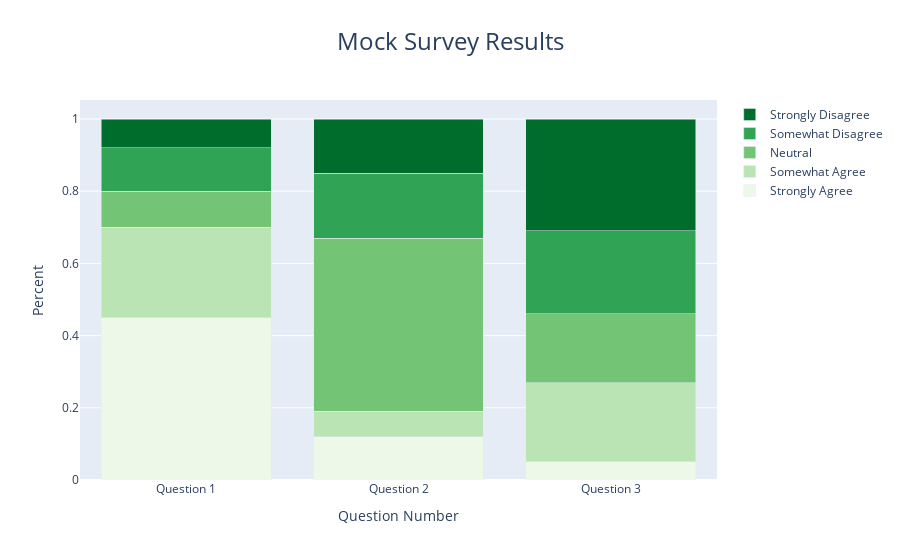

Here is the notebook cell this chart was saved with:
### Markdown cell above
## Bar Plot - Stacked

### Code cell
colors = {'Strongly Agree' : '#edf8e9', 
          'Somewhat Agree' : '#bae4b3', 
          'Neutral' : '#74c476', 
          'Somewhat Disagree' : '#31a354', 
          'Strongly Disagree' : '#006d2c'}

data = [go.Bar(x=df['Unnamed: 0'], 
               y=df[response], 
               name=response,
               marker=dict(color=colors[response])) for response in df.columns[1:]]

layout = go.Layout(title='Mock Survey Results',
                   title_x=0.5,
                   titlefont=dict(size=24),
                   xaxis_title='Question Number',
                   yaxis_title='Percent',
                   hovermode='x unified',
                   barmode='stack')

fig = go.Figure(data=data, layout=layout)
fig.show()

### Figure 1 — Plotly figure (JSON) as saved in the notebook; plotly's stock layout.template omitted (floating-point values rounded to 4 significant figures)
{"data": [{"marker": {"color": "#edf8e9"}, "name": "Strongly Agree", "type": "bar", "x": ["Question 1", "Question 2", "Question 3"], "y": [0.45, 0.12, 0.05]}, {"marker": {"color": "#bae4b3"}, "name": "Somewhat Agree", "type": "bar", "x": ["Question 1", "Question 2", "Question 3"], "y": [0.25, 0.07, 0.22]}, {"marker": {"color": "#74c476"}, "name": "Neutral", "type": "bar", "x": ["Question 1", "Question 2", "Question 3"], "y": [0.1, 0.48, 0.19]}, {"marker": {"color": "#31a354"}, "name": "Somewhat Disagree", "type": "bar", "x": ["Question 1", "Question 2", "Question 3"], "y": [0.12, 0.18, 0.23]}, {"marker": {"color": "#006d2c"}, "name": "Strongly Disagree", "type": "bar", "x": ["Question 1", "Question 2", "Question 3"], "y": [0.08, 0.15, 0.31]}], "layout": {"barmode": "stack", "hovermode": "x unified", "title": {"font": {"size": 24}, "text": "Mock Survey Results", "x": 0.5}, "xaxis": {"title": {"text": "Question Number"}}, "yaxis": {"title": {"text": "Percent"}}}}
